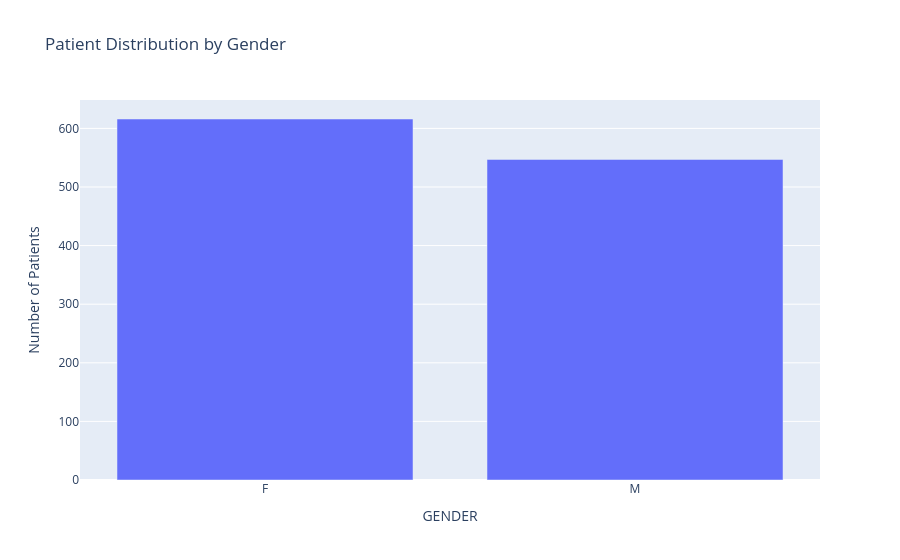

Notebook code cell kept with this figure:
### Code cell
fig = px.bar(
    gender_counts,
    x=gender_counts.index,
    y=gender_counts.values,
    labels={
        "x": "Gender",
        "y": "Number of Patients"
    },
    title="Patient Distribution by Gender"
)

fig.show()

### Figure 1 — Plotly figure (JSON) as saved in the notebook; plotly's stock layout.template omitted (floating-point values rounded to 4 significant figures)
{"data": [{"hovertemplate": "GENDER=%{x}<br>Number of Patients=%{y}<extra></extra>", "legendgroup": "", "marker": {"color": "#636efa", "pattern": {"shape": ""}}, "name": "", "orientation": "v", "showlegend": false, "textposition": "auto", "type": "bar", "x": ["F", "M"], "xaxis": "x", "y": [616, 547], "yaxis": "y"}], "layout": {"barmode": "relative", "legend": {"tracegroupgap": 0}, "title": {"text": "Patient Distribution by Gender"}, "xaxis": {"anchor": "y", "domain": [0, 1], "title": {"text": "GENDER"}}, "yaxis": {"anchor": "x", "domain": [0, 1], "title": {"text": "Number of Patients"}}}}
